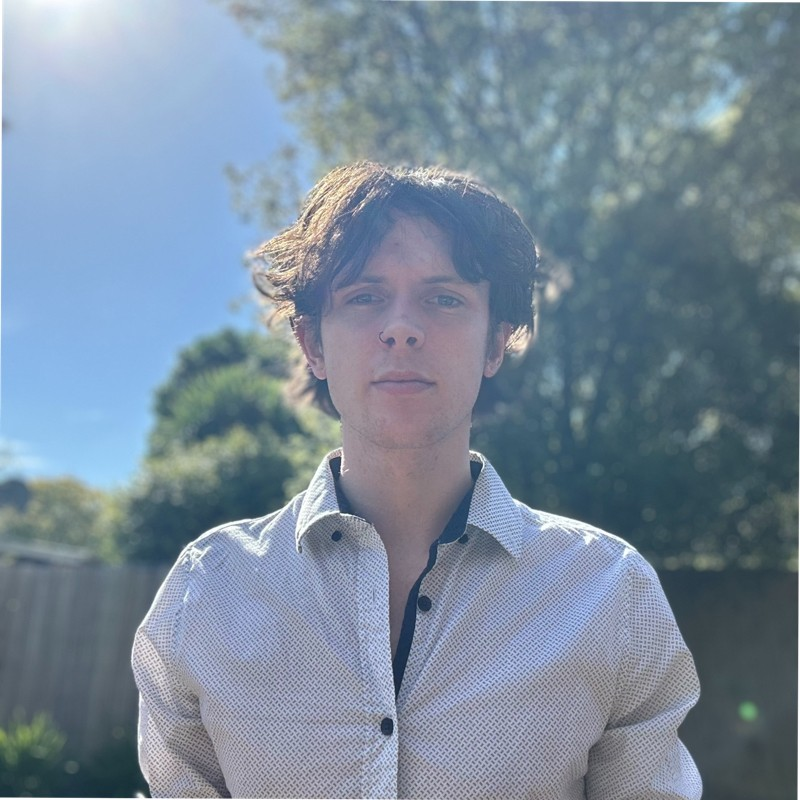
#> input picture face-detection/myface.jpg, 800 x 800 px
$ python xxx_face_detector_images.py
#> lines starting #> are read from the running program, lines starting #| are printed output that depends on the picture
import os
import cv2  # open source computer vision library
from random import randrange as rand  # just for colors for fun
# open cv has alot of libraries already setup for computer vision and already trained models

# list of pre-trained haar cascades (https://github.com/opencv/opencv/tree/master/data/haarcascades)

# get the path of the current directory
current_dir = os.path.dirname(os.path.abspath(__file__))

# open cv pre trained data for frontal face clarification and detection
# (haar cascade algorithm)
xml_path = os.path.join(current_dir, 'haarcascade_frontalface_default.xml')
trained_face_data = cv2.CascadeClassifier(xml_path)

# path to the image file to detect faces in
img_path = os.path.join(current_dir, 'myface.jpg')
img = cv2.imread(img_path)
#> img is the input picture: shape (800, 800, 3); mean B, G, R 155, 138.2, 121.1

# change the image from imread to grayscale (for some reason instead of rgb its bgr)
grayscaled_img = cv2.cvtColor(img, cv2.COLOR_BGR2GRAY)
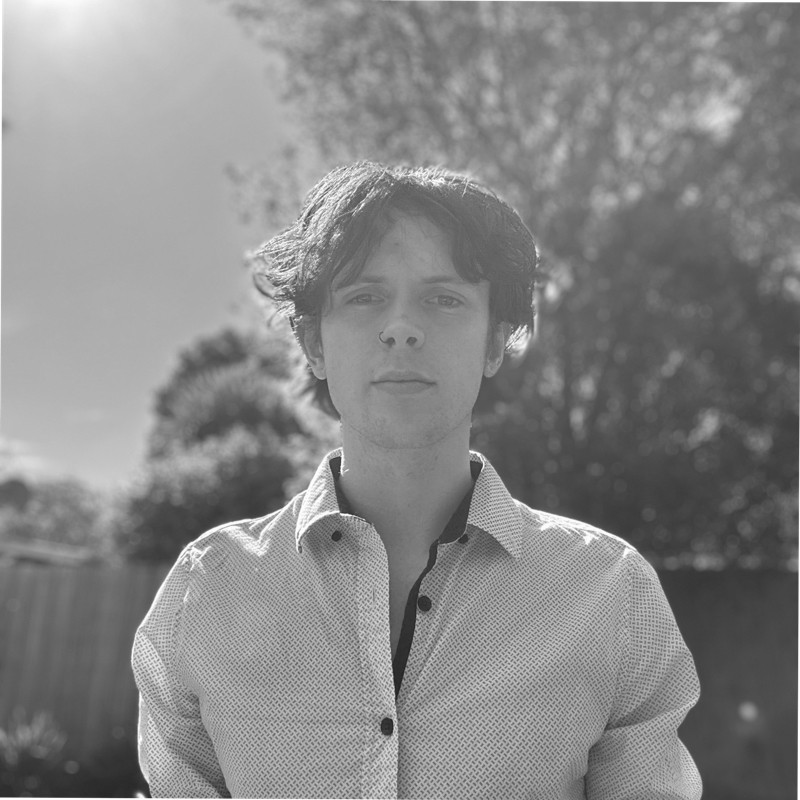
#> grayscaled_img: shape (800, 800); min 30, max 255, mean 135

# detect faces in image
face_coordinates = trained_face_data.detectMultiScale(grayscaled_img)
#> face_coordinates = [[312, 232, 182, 182]]

# for own learning purposes:
# gives an array like so: [[312 232 182 182]] will need to split?
# after research it is an array and has commas however as a numpy array no commas are displayed
print("Face Coordinates: ", face_coordinates)
#| Face Coordinates:  [[312 232 182 182]]
# the first two values are the x and y coordinates of the top-left corner,
# and the last two values are the width and height of the rectangle.
# and to make the width we need to add the width to the x value
# so it makes the correct width according to the x value

# draw the rectangle('s) using the co-ordinates [[coordinates1],[coordinates2]]
# image, two points, color, thickness


def draw_outlines(coordinates, shape='rect'):  # my OOP implementation
#> called with coordinates = array of shape (1, 4), shape = 'rect'
    for (x, y, w, h) in coordinates:
        match shape:
            case 'rect':
                cv2.rectangle(img, (x, y), (x+w, y+h),
                              (rand(128,256), rand(128,256), rand(128,256)), 2)
            case 'circle':
                center = (x + w//2, y + h//2)
                radius = min(w, h) // 2
                cv2.circle(img, center, radius,
                           (rand(128,256), rand(128,256), rand(128,256)), 2)
            case _:
                raise ValueError('The outline shape value is not defined')
#> this loop made 1 pass


draw_outlines(face_coordinates)

# show the image
cv2.imshow('Window Name', img)
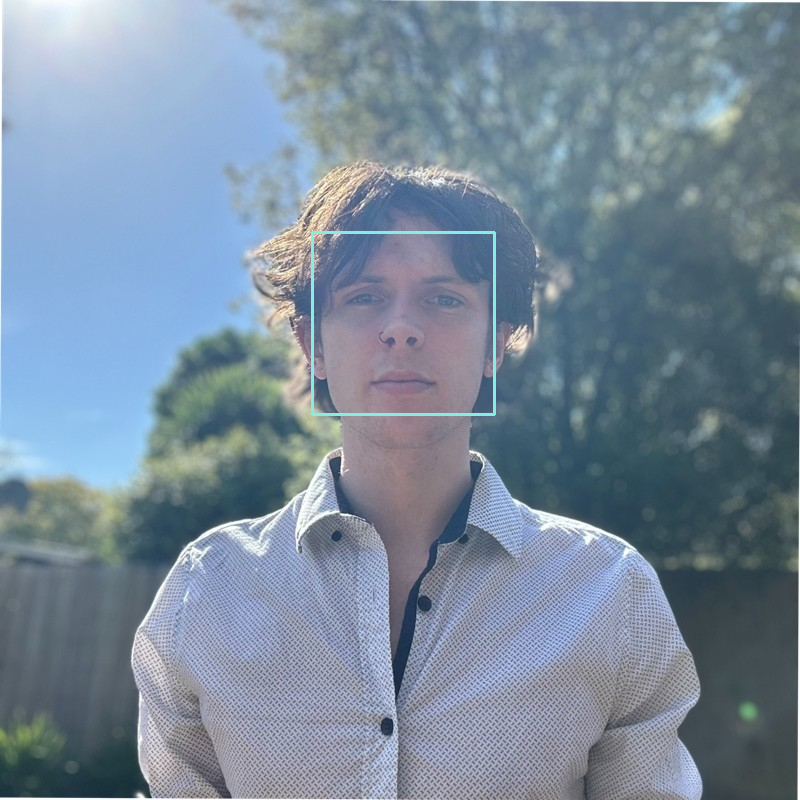
#> window 'Window Name': shape (800, 800, 3); mean B, G, R 155.3, 138.5, 121.1

# pause execution so it can wait and show the image until a key is pressed
cv2.waitKey()

# clean up
cv2.destroyAllWindows()

print('code completed')
